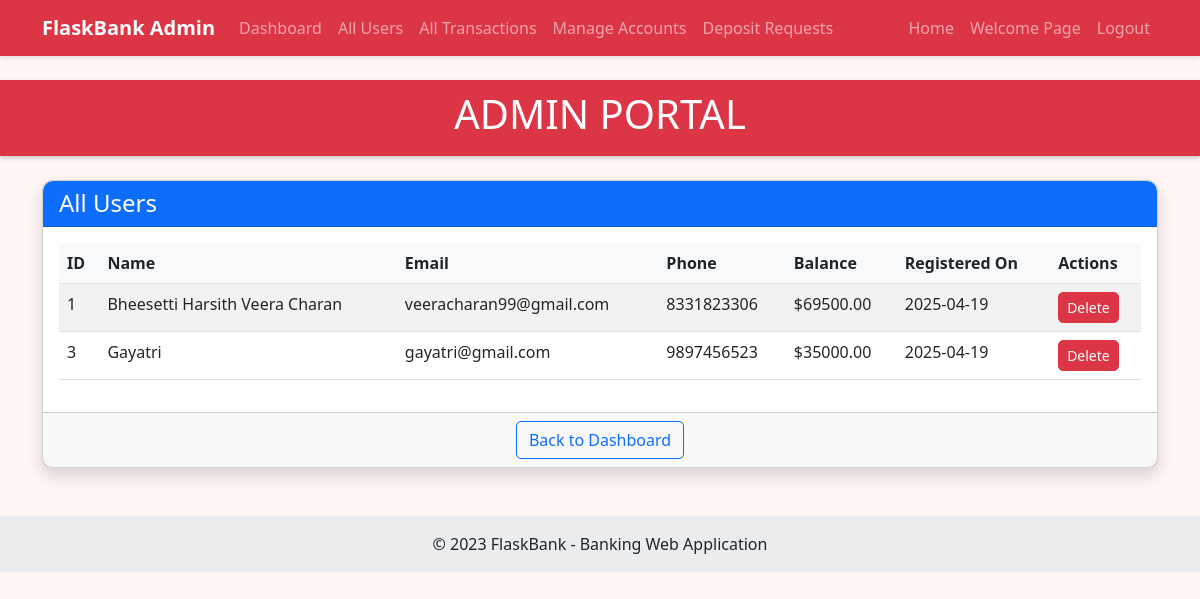
Screenshot of /admin/users (signed in) with the database file from the repository.
### models.py (models this page shows, shortened)
class User(db.Model, UserMixin):
    __tablename__ = 'users'
    id = db.Column(db.Integer, primary_key=True)
    name = db.Column(db.String(100), nullable=False)
    email = db.Column(db.String(120), unique=True, nullable=False)
    phone = db.Column(db.String(20), nullable=False)
    password_hash = db.Column(db.String(256), nullable=False)
    created_at = db.Column(db.DateTime, default=datetime.utcnow)
    account = db.relationship('Account', backref='user', uselist=False, cascade='all, delete-orphan')
    sent_transactions = db.relationship('Transaction',
                                       foreign_keys='Transaction.sender_id',
                                       backref='sender',
                                       lazy='dynamic',
                                       cascade='all, delete-orphan')
    received_transactions = db.relationship('Transaction',
                                          foreign_keys='Transaction.receiver_id',
                                          backref='receiver',
                                          lazy='dynamic')

class Account(db.Model):
    __tablename__ = 'accounts'
    id = db.Column(db.Integer, primary_key=True)
    user_id = db.Column(db.Integer, db.ForeignKey('users.id'), nullable=False)
    balance = db.Column(db.Float, default=0.0, nullable=False)
    created_at = db.Column(db.DateTime, default=datetime.utcnow)
    updated_at = db.Column(db.DateTime, default=datetime.utcnow, onupdate=datetime.utcnow)

### app.py (the view)
@app.route('/admin/users')
def all_users():
    if 'admin_id' not in session:
        flash('Please login as admin', 'danger')
        return redirect(url_for('admin_login'))
    users = User.query.all()
    return render_template('all_users.html', users=users)

### templates/all_users.html (shortened to what this page needs)
{% extends 'layout.html' %}
{% block content %}
<div class="card shadow">
    <div class="card-header bg-primary text-white">
        <h4 class="mb-0">All Users</h4>
    </div>
    <div class="card-body">
        {% if users %}
            <div class="table-responsive">
                <table class="table table-striped">
                    <thead>
                        <tr>
                            <th>ID</th>
                            <th>Name</th>
                            <th>Email</th>
                            <th>Phone</th>
                            <th>Balance</th>
                            <th>Registered On</th>
                            <th>Actions</th>
                        </tr>
                    </thead>
                    <tbody>
                        {% for user in users %}
                            <tr>
                                <td>{{ user.id }}</td>
                                <td>{{ user.name }}</td>
                                <td>{{ user.email }}</td>
                                <td>{{ user.phone }}</td>
                                <td>${{ "%.2f"|format(user.account.balance) }}</td>
                                <td>{{ user.created_at.strftime('%Y-%m-%d') }}</td>
                                <td>
                                    <a href="{{ url_for('delete_user', user_id=user.id) }}" class="btn btn-sm btn-danger">Delete</a>
                                </td>
                            </tr>
                        {% endfor %}
                    </tbody>
                </table>
            </div>
        {% else %}
            <p class="text-center">No users found.</p>
        {% endif %}
    </div>
    <div class="card-footer text-center">
        <a href="{{ url_for('admin_dashboard') }}" class="btn btn-outline-primary">Back to Dashboard</a>
    </div>
</div>
{% endblock %}

### templates/layout.html (shortened to what this page needs)
<!DOCTYPE html>
<html lang="en">
<head>
    <link href="https://cdn.jsdelivr.net/npm/bootstrap@5.3.0/dist/css/bootstrap.min.css" rel="stylesheet">
    <link rel="stylesheet" href="{{ url_for('static', filename='css/style.css') }}">
</head>
<body class="{% if session.get('admin_id') and request.path != '/' %}admin-portal{% endif %}">
    {% if request.path == '/' %}
        <nav class="navbar navbar-expand-lg navbar-dark bg-primary">
            <div class="container">
                <a class="navbar-brand" href="{{ url_for('index') }}">FlaskBank</a>
                <button class="navbar-toggler" type="button" data-bs-toggle="collapse" data-bs-target="#navbarNav">
                    <span class="navbar-toggler-icon"></span>
                </button>
                <div class="collapse navbar-collapse" id="navbarNav">
                    <ul class="navbar-nav ms-auto">
                        <li class="nav-item">
                            <a class="nav-link" href="{{ url_for('login') }}">Login</a>
                        </li>
                        <li class="nav-item">
                            <a class="nav-link" href="{{ url_for('register') }}">Register</a>
                        </li>
                        <li class="nav-item">
                            <a class="nav-link" href="{{ url_for('admin_login') }}">Admin</a>
                        </li>
                    </ul>
                </div>
            </div>
        </nav>
    {% elif session.get('admin_id') %}
        {% include 'includes/navbar_admin.html' %}
    {% elif current_user.is_authenticated %}
        {% include 'includes/navbar_user.html' %}
    {% endif %}
    {% if session.get('admin_id') and request.path != '/' %}
    <div class="admin-header">
        <h1>ADMIN PORTAL</h1>
    </div>
    {% endif %}
    <div class="container mt-4">
        {% block content %}{% endblock %}
    </div>
    <footer class="bg-light text-center text-lg-start mt-5">
        <div class="text-center p-3" style="background-color: rgba(0, 0, 0, 0.05);">
            © 2023 FlaskBank - Banking Web Application
        </div>
    </footer>
</body>
</html>

### templates/includes/navbar_admin.html (shortened to what this page needs)
<nav class="navbar navbar-expand-lg navbar-dark bg-danger">
    <div class="container">
        <a class="navbar-brand" href="{{ url_for('admin_dashboard') }}">FlaskBank Admin</a>
        <div class="collapse navbar-collapse" id="navbarNav">
            <ul class="navbar-nav">
                <li class="nav-item">
                    <a class="nav-link" href="{{ url_for('admin_dashboard') }}">Dashboard</a>
                </li>
                <li class="nav-item">
                    <a class="nav-link" href="{{ url_for('all_users') }}">All Users</a>
                </li>
                <li class="nav-item">
                    <a class="nav-link" href="{{ url_for('all_transactions') }}">All Transactions</a>
                </li>
                <li class="nav-item">
                    <a class="nav-link" href="{{ url_for('manage_accounts') }}">Manage Accounts</a>
                </li>
                <li class="nav-item">
                    <a class="nav-link" href="{{ url_for('admin_deposit_requests') }}">Deposit Requests</a>
                </li>
            </ul>
            <ul class="navbar-nav ms-auto">
                <li class="nav-item">
                    <a class="nav-link" href="{{ url_for('admin_dashboard') }}">Home</a>
                </li>
                <li class="nav-item">
                    <a class="nav-link" href="{{ url_for('index') }}">Welcome Page</a>
                </li>
                <li class="nav-item">
                    <a class="nav-link" href="{{ url_for('logout') }}">Logout</a>
                </li>
            </ul>
        </div>
    </div>
</nav>

### static/css/style.css (style rules this page uses)
body { background-color: #f8f9fa; font-family: 'Segoe UI', Tahoma, Geneva, Verdana, sans-serif; }
.admin-portal { background-color: #fff5f5; }
.admin-header { background-color: #dc3545; color: white; padding: 10px 0; margin-bottom: 20px; text-align: center; box-shadow: 0 2px 4px rgba(0, 0, 0, 0.2); }
.card { border-radius: 10px; margin-bottom: 20px; }
.card-header { border-radius: 10px 10px 0 0 !important; }
.navbar { box-shadow: 0 2px 4px rgba(0, 0, 0, 0.1); }
.navbar-brand { font-weight: bold; }
.table th { background-color: #f8f9fa; }
.btn { border-radius: 5px; }
footer { margin-top: 50px; }

### rows the page displays
User: id "1", name "Bheesetti Harsith Veera Charan", email "veeracharan99@gmail.com", phone "8331823306", created_at "2025-04-19"
Account: account.balance "69500.00"
User: id "3", name "Gayatri", email "gayatri@gmail.com", phone "9897456523", created_at "2025-04-19"
Account: account.balance "35000.00"
